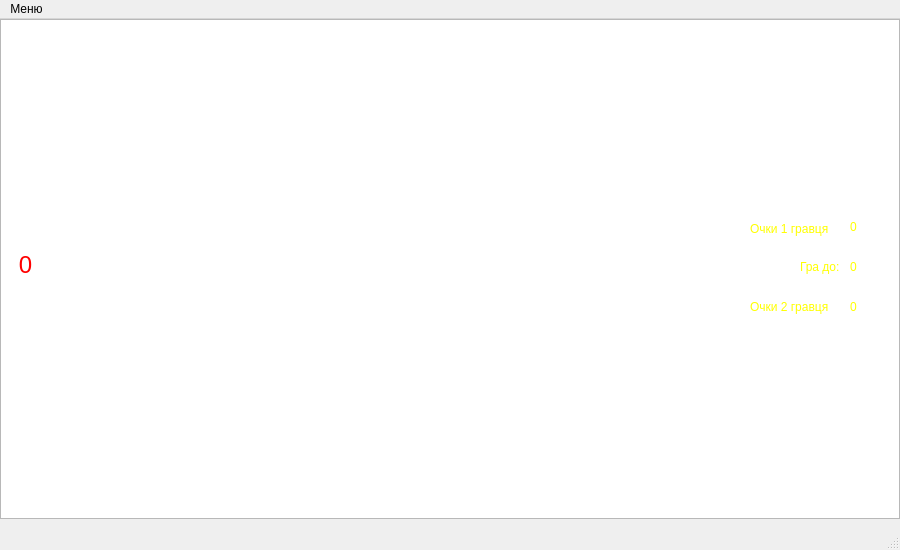
<?xml version="1.0" encoding="UTF-8"?>
<ui version="4.0">
 <class>GameWindow</class>
 <widget class="QMainWindow" name="GameWindow">
  <property name="geometry">
   <rect>
    <x>0</x>
    <y>0</y>
    <width>900</width>
    <height>550</height>
   </rect>
  </property>
  <property name="windowTitle">
   <string>MainWindow</string>
  </property>
  <widget class="QWidget" name="centralwidget">
   <widget class="GameBoard" name="graphicsView">
    <property name="geometry">
     <rect>
      <x>0</x>
      <y>0</y>
      <width>900</width>
      <height>500</height>
     </rect>
    </property>
   </widget>
   <widget class="QLabel" name="CountCardDeck">
    <property name="geometry">
     <rect>
      <x>0</x>
      <y>230</y>
      <width>51</width>
      <height>31</height>
     </rect>
    </property>
    <property name="font">
     <font>
      <pointsize>18</pointsize>
     </font>
    </property>
    <property name="styleSheet">
     <string notr="true">color: red;</string>
    </property>
    <property name="lineWidth">
     <number>1</number>
    </property>
    <property name="text">
     <string>0</string>
    </property>
    <property name="alignment">
     <set>Qt::AlignCenter</set>
    </property>
    <property name="textInteractionFlags">
     <set>Qt::LinksAccessibleByMouse</set>
    </property>
   </widget>
   <widget class="QLabel" name="labelScore1">
    <property name="geometry">
     <rect>
      <x>850</x>
      <y>200</y>
      <width>51</width>
      <height>16</height>
     </rect>
    </property>
    <property name="styleSheet">
     <string notr="true">color:yellow;</string>
    </property>
    <property name="text">
     <string>0</string>
    </property>
   </widget>
   <widget class="QLabel" name="labelScore2">
    <property name="geometry">
     <rect>
      <x>850</x>
      <y>280</y>
      <width>55</width>
      <height>16</height>
     </rect>
    </property>
    <property name="styleSheet">
     <string notr="true">color:yellow;</string>
    </property>
    <property name="text">
     <string>0</string>
    </property>
   </widget>
   <widget class="QLabel" name="label">
    <property name="geometry">
     <rect>
      <x>750</x>
      <y>200</y>
      <width>91</width>
      <height>20</height>
     </rect>
    </property>
    <property name="styleSheet">
     <string notr="true">color:yellow;</string>
    </property>
    <property name="text">
     <string>Очки 1 гравця</string>
    </property>
   </widget>
   <widget class="QLabel" name="label_2">
    <property name="geometry">
     <rect>
      <x>750</x>
      <y>280</y>
      <width>91</width>
      <height>16</height>
     </rect>
    </property>
    <property name="styleSheet">
     <string notr="true">color:yellow;</string>
    </property>
    <property name="text">
     <string>Очки 2 гравця</string>
    </property>
   </widget>
   <widget class="QLabel" name="label_3">
    <property name="geometry">
     <rect>
      <x>800</x>
      <y>240</y>
      <width>51</width>
      <height>16</height>
     </rect>
    </property>
    <property name="styleSheet">
     <string notr="true">color:yellow;</string>
    </property>
    <property name="text">
     <string>Гра до:</string>
    </property>
   </widget>
   <widget class="QLabel" name="MaxScore">
    <property name="geometry">
     <rect>
      <x>850</x>
      <y>240</y>
      <width>55</width>
      <height>16</height>
     </rect>
    </property>
    <property name="styleSheet">
     <string notr="true">color:yellow;</string>
    </property>
    <property name="text">
     <string>0</string>
    </property>
   </widget>
  </widget>
  <widget class="QStatusBar" name="statusbar"/>
  <widget class="QMenuBar" name="menubar">
   <property name="geometry">
    <rect>
     <x>0</x>
     <y>0</y>
     <width>900</width>
     <height>26</height>
    </rect>
   </property>
   <widget class="QMenu" name="menu">
    <property name="title">
     <string>Меню</string>
    </property>
    <addaction name="CloseEnd"/>
   </widget>
   <addaction name="menu"/>
  </widget>
  <action name="CloseEnd">
   <property name="text">
    <string>Закрити гру</string>
   </property>
  </action>
 </widget>
 <customwidgets>
  <customwidget>
   <class>GameBoard</class>
   <extends>QGraphicsView</extends>
   <header>gameboard.h</header>
  </customwidget>
 </customwidgets>
 <resources/>
 <connections/>
</ui>
